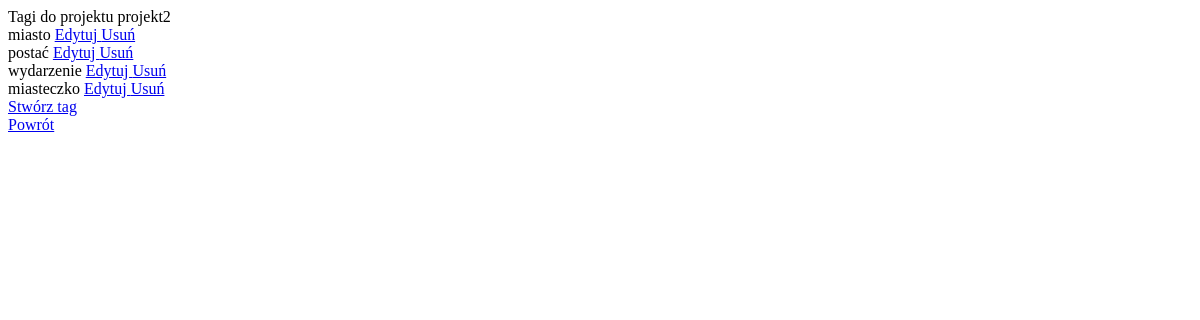
/project/8/tags (signed in), run on an earlier commit of the app's database.
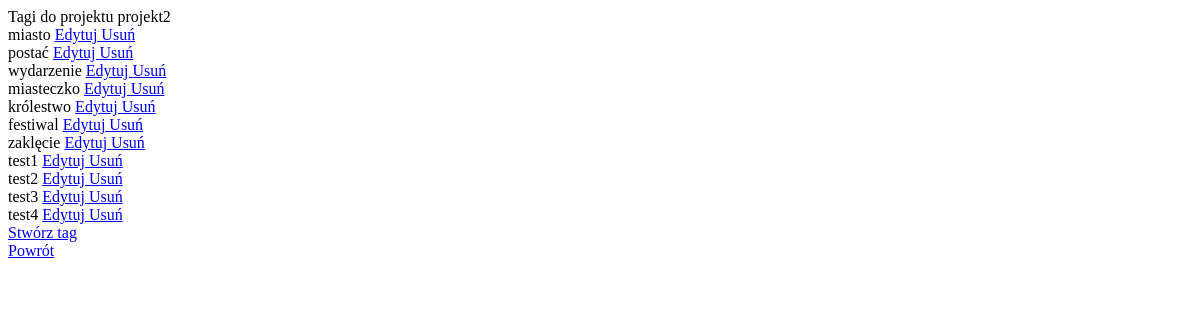
And on a later commit of the database.
### aplikacja_dyplomowa/models.py (models this page shows)
class Projects(models.Model):
    project_name = models.CharField(max_length=64)
    user = models.ForeignKey(User, on_delete=models.CASCADE)
    createdAt = models.DateTimeField(auto_now_add=True)
    updatedAt = models.DateTimeField(auto_now=True)
    class Meta:
        unique_together = ['project_name', 'user']
    def __repr__(self):
        return f'{self.project_name}'
    def __str__(self):
        return self.__repr__()

class Tags(models.Model):
    tag_name = models.CharField(max_length=16)
    createdAt = models.DateTimeField(auto_now_add=True)
    updatedAt = models.DateTimeField(auto_now=True)
    project = models.ForeignKey(Projects, on_delete=models.CASCADE)
    user = models.ForeignKey(User, on_delete=models.CASCADE)
    class Meta:
        unique_together = ['tag_name', 'project', 'user']
    def __repr__(self):
        return f'{self.tag_name}'
    def __str__(self):
        return self.__repr__()

### aplikacja_dyplomowa/views.py (the view)
# urls.py: path('project/<str:project_pk>/tags', views.tag_list, name='tag_list'),
@login_required(login_url='login')
def tag_list(request, project_pk):
    try:
        project = Projects.objects.get(id=project_pk)
        if project.user != request.user:
            return redirect('access_denied')
    except Projects.DoesNotExist:
        return redirect('project_list')
    context = {
        'project': project,
        'tags': Tags.objects.filter(project=project)
    }
    return render(request, 'project_structure/tags/tag_list.html', context)

### templates/project_structure/tags/tag_list.html
Tagi do projektu {{ project }} <br>
{% if tags|length == 0 %}
    Ten projekt nie ma jeszcze żadnych tagów. <br>
    <a href="{% url 'tag_create' project_pk=project.id %}"> Stwórz pierwszy tag </a> <br>
    <a href="{% url 'view_project' project_pk=project.id %}"> Powrót </a>
{% else %}
    {% for tag in tags %}
        {{ tag }}
        <a href="{% url 'tag_update' project_pk=project.id tag_pk=tag.id %}"> Edytuj </a>
        <a href="{% url 'tag_delete' project_pk=project.id tag_pk=tag.id %}"> Usuń </a> <br>
    {% endfor %}
    <a href="{% url 'tag_create' project_pk=project.id %}"> Stwórz tag </a> <br>
    <a href="{% url 'view_project' project_pk=project.id %}"> Powrót </a>
{% endif %}

What changed in the data, as far as the page shows it:
added Tags: tag_name "królestwo"
added Tags: tag_name "festiwal"
added Tags: tag_name "zaklęcie"
added Tags: tag_name "test1"
added Tags: tag_name "test2"
added Tags: tag_name "test3"
added Tags: tag_name "test4"
